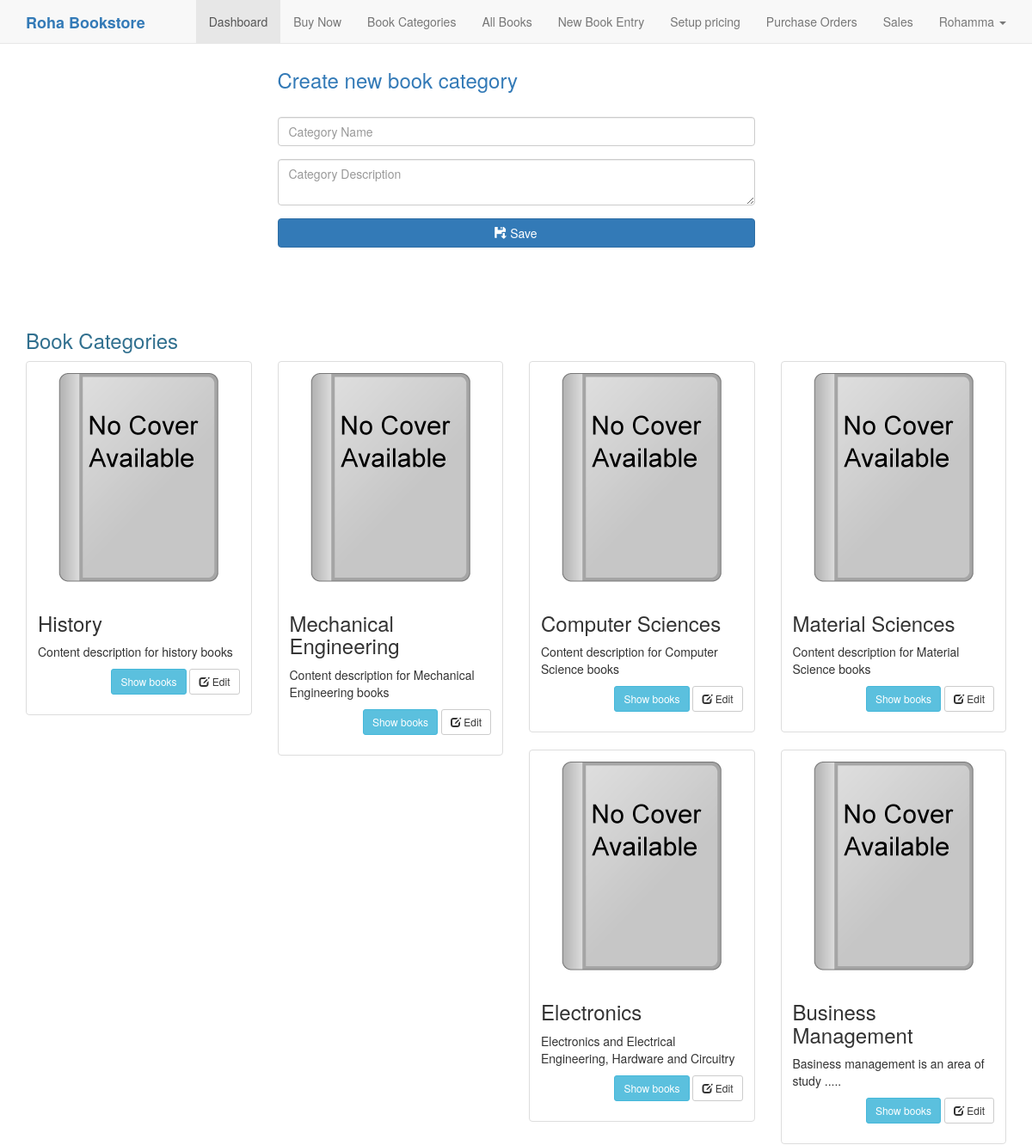
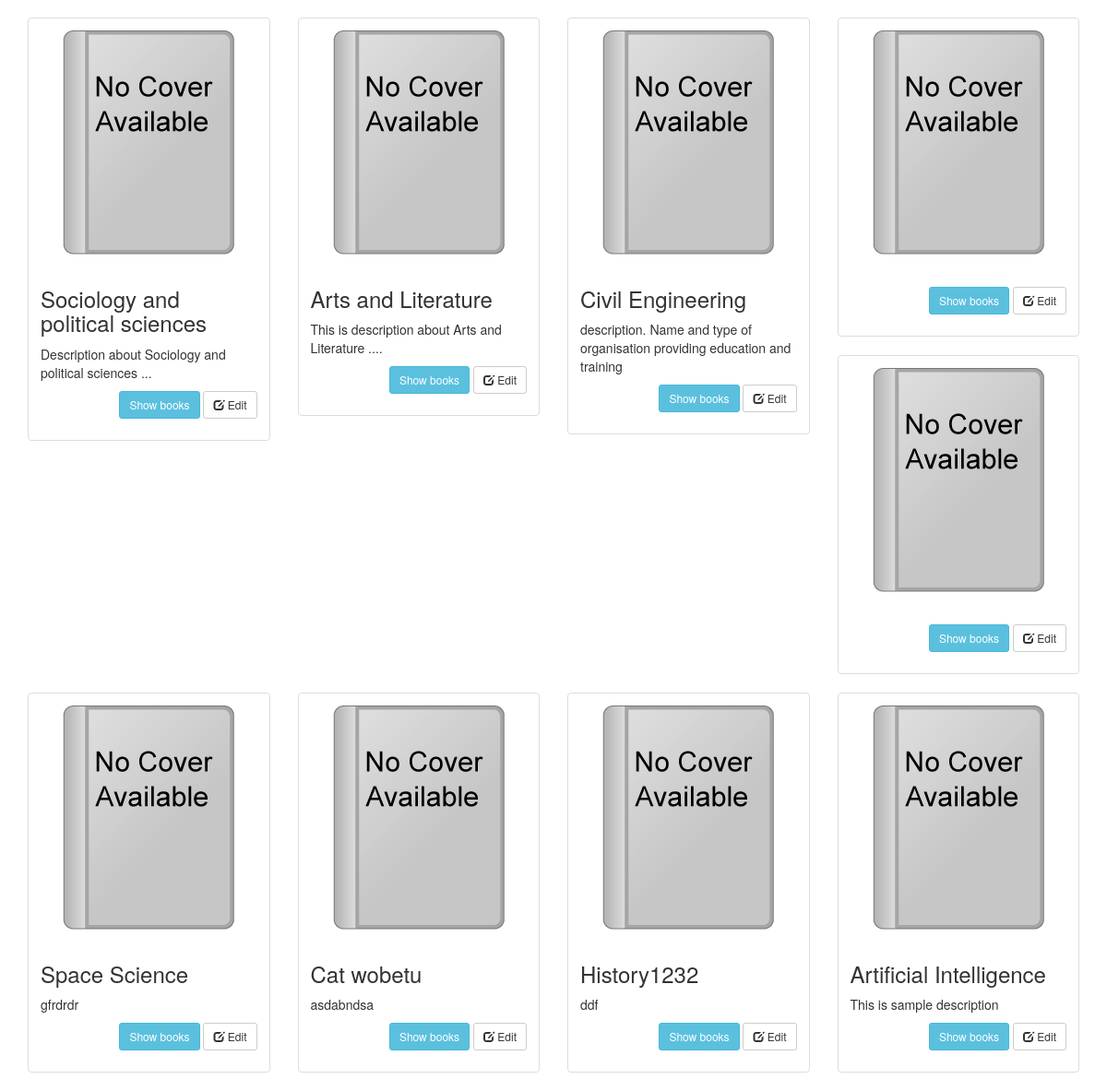
/app/book-categories.php (signed in), run on the app's committed database (2 pictures, top to bottom).
### tables this page shows
CREATE TABLE IF NOT EXISTS `book_categories` (
  `id` int(11) NOT NULL AUTO_INCREMENT,
  `cat_name` varchar(255) NOT NULL,
  `cat_description` text,
  `created_at` timestamp NOT NULL,
  `updated_at` timestamp NOT NULL,
  PRIMARY KEY (`id`)
);

### app/book-categories.php (the view, shortened to what this page needs)
<!DOCTYPE html>
<html lang="en">
<head>
    <link rel="stylesheet" type="text/css" href="/bookstore3/bootstrap/css/bootstrap.min.css">
</head>
<body>
<?php
include("layouts/top-menu.php");
include ("connection.php");
?>
<div class="container">
    <br/><br/><br/>
    <?php
    if (isset($_SESSION['username']) && $_SESSION['role']=='officer'){
        ?>
    <div class="row">
        <div class="col-md-6 col-md-offset-3">
            <h3 class="text-primary">Create new book category</h3><br/>
            <form action="book-categories.php" method="post">
                <div class="form-group">
                    <input type="text" name="book_category" placeholder="Category Name" class="form-control"/>
                </div>
                <div class="form-group">
                    <textarea name="cat_description" class="form-control" placeholder="Category Description"></textarea>
                </div>
                <div class="form-group">
                    <button class="btn btn-primary btn-block" name="btn_create_category">
                        <span class="glyphicon glyphicon-floppy-save"></span>
                        Save
                    </button>
                </div>
            </form>
        </div>
    </div>
    <br/><br/><br/>
    <h3 class="text-info">Book Categories</h3>
    <div class="row">
        <div class="col-md-12">
            <?php
            $book_cats="SELECT * FROM book_categories";
            $book_cats=mysqli_query($conn,$book_cats);
            ?>
            <div class="row">
                <?php
                while ($book_cat=mysqli_fetch_array($book_cats)){
                    ?>
                    <div class="col-sm-5 col-md-3">
                        <div class="thumbnail">
                            <img src="images/PlaceholderBook.png" alt="<? echo $book_cat['cat_name'] ?>">
                            <div class="caption">
                                <h3><?php echo $book_cat['cat_name'] ?></h3>
                                <p><?php echo $book_cat['cat_description'] ?></p>
                                <?php if ($_SESSION['role']=='officer'){
                               ?>
                                    <p align="right">
                                        <a href="showbooks.php?cat_id=<?php echo $book_cat['id']?>" class="btn btn-info btn-sm" role="button">Show books</a>
                                        <a href="edit-bookcategory.php?cat_id=<?php echo $book_cat['id']?>" class="btn btn-default btn-sm" role="button">
                                            <span class="glyphicon glyphicon-edit"></span> Edit</a>
                                    </p>
                                    <?php
                                        }
                                        else{
                                    ?>
                                            <p align="right"><a href="showbooks.php?cat_id=<?php echo $book_cat['id']?>" class="btn btn-info btn-sm" role="button">Show books</a></p>
                                    <?php
                                        }
                                    ?>
                            </div>
                        </div>
                    </div>
                    <?php
                }
                ?>
            </div>
        </div>
    </div>
    <?php
    }
    ?>
</div>
</body>
</html>

### data on the page
book_categories: cat_name "History", cat_description "Content description for history books"
book_categories: cat_name "Mechanical Engineering", cat_description "Content description for Mechanical Engineering books"
book_categories: cat_name "Computer Sciences", cat_description "Content description for Computer Science books"
book_categories: cat_name "Material Sciences", cat_description "Content description for Material Science books"
book_categories: cat_name "Electronics", cat_description "Electronics and Electrical Engineering, Hardware and Circuitry"
book_categories: cat_name "Business Management", cat_description "Basiness management is an area of study ....."
book_categories: cat_name "Sociology and political sciences", cat_description "Description about Sociology and political sciences ..."
book_categories: cat_name "Arts and Literature", cat_description "This is description about Arts and Literature ...."
book_categories: cat_name "Civil Engineering", cat_description "description. Name and type of organisation providing education and training"
book_categories: cat_name "Space Science", cat_description "gfrdrdr"
book_categories: cat_name "Cat wobetu", cat_description "asdabndsa"
book_categories: cat_name "History1232", cat_description "ddf"
book_categories: cat_name "Artificial Intelligence", cat_description "This is sample description"

### other printed values
$_SESSION['fname'] "Rohamma"
